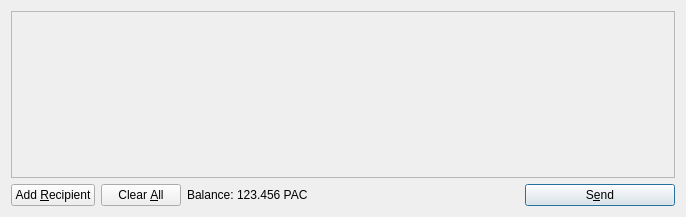
<?xml version="1.0" encoding="UTF-8"?>
<ui version="4.0">
 <class>SendCoinsDialog</class>
 <widget class="QDialog" name="SendCoinsDialog">
  <property name="geometry">
   <rect>
    <x>0</x>
    <y>0</y>
    <width>686</width>
    <height>217</height>
   </rect>
  </property>
  <property name="windowTitle">
   <string>Send Coins</string>
  </property>
  <layout class="QVBoxLayout" name="verticalLayout">
   <item>
    <widget class="QScrollArea" name="scrollArea">
     <property name="widgetResizable">
      <bool>true</bool>
     </property>
     <widget class="QWidget" name="scrollAreaWidgetContents">
      <property name="geometry">
       <rect>
        <x>0</x>
        <y>0</y>
        <width>666</width>
        <height>165</height>
       </rect>
      </property>
      <layout class="QVBoxLayout" name="verticalLayout_2">
       <property name="margin">
        <number>0</number>
       </property>
       <item>
        <layout class="QVBoxLayout" name="entries">
         <property name="spacing">
          <number>6</number>
         </property>
        </layout>
       </item>
       <item>
        <spacer name="verticalSpacer">
         <property name="orientation">
          <enum>Qt::Vertical</enum>
         </property>
         <property name="sizeHint" stdset="0">
          <size>
           <width>20</width>
           <height>40</height>
          </size>
         </property>
        </spacer>
       </item>
      </layout>
     </widget>
    </widget>
   </item>
   <item>
    <layout class="QHBoxLayout" name="horizontalLayout">
     <item>
      <widget class="QPushButton" name="addButton">
       <property name="toolTip">
        <string>Send to multiple recipients at once</string>
       </property>
       <property name="text">
        <string>Add &amp;Recipient</string>
       </property>
       <property name="icon">
        <iconset resource="../bitcoin.qrc">
         <normaloff>:/icons/add</normaloff>:/icons/add</iconset>
       </property>
       <property name="autoDefault">
        <bool>false</bool>
       </property>
      </widget>
     </item>
     <item>
      <widget class="QPushButton" name="clearButton">
       <property name="sizePolicy">
        <sizepolicy hsizetype="Minimum" vsizetype="Fixed">
         <horstretch>0</horstretch>
         <verstretch>0</verstretch>
        </sizepolicy>
       </property>
       <property name="toolTip">
        <string>Remove all transaction fields</string>
       </property>
       <property name="text">
        <string>Clear &amp;All</string>
       </property>
       <property name="icon">
        <iconset resource="../bitcoin.qrc">
         <normaloff>:/icons/remove</normaloff>:/icons/remove</iconset>
       </property>
       <property name="autoRepeatDelay">
        <number>300</number>
       </property>
       <property name="autoDefault">
        <bool>false</bool>
       </property>
      </widget>
     </item>
     <item>
      <layout class="QHBoxLayout" name="horizontalLayout_2">
       <property name="spacing">
        <number>3</number>
       </property>
       <item>
        <widget class="QLabel" name="label">
         <property name="text">
          <string>Balance:</string>
         </property>
        </widget>
       </item>
       <item>
        <widget class="QLabel" name="labelBalance">
         <property name="cursor">
          <cursorShape>IBeamCursor</cursorShape>
         </property>
         <property name="text">
          <string>123.456 PAC</string>
         </property>
         <property name="textInteractionFlags">
          <set>Qt::LinksAccessibleByMouse|Qt::TextSelectableByKeyboard|Qt::TextSelectableByMouse</set>
         </property>
        </widget>
       </item>
      </layout>
     </item>
     <item>
      <spacer name="horizontalSpacer">
       <property name="orientation">
        <enum>Qt::Horizontal</enum>
       </property>
       <property name="sizeHint" stdset="0">
        <size>
         <width>40</width>
         <height>20</height>
        </size>
       </property>
      </spacer>
     </item>
     <item>
      <widget class="QPushButton" name="sendButton">
       <property name="minimumSize">
        <size>
         <width>150</width>
         <height>0</height>
        </size>
       </property>
       <property name="toolTip">
        <string>Confirm the send action</string>
       </property>
       <property name="text">
        <string>S&amp;end</string>
       </property>
       <property name="icon">
        <iconset resource="../bitcoin.qrc">
         <normaloff>:/icons/send</normaloff>:/icons/send</iconset>
       </property>
       <property name="default">
        <bool>true</bool>
       </property>
      </widget>
     </item>
    </layout>
   </item>
  </layout>
 </widget>
 <resources>
  <include location="../bitcoin.qrc"/>
 </resources>
 <connections/>
</ui>
